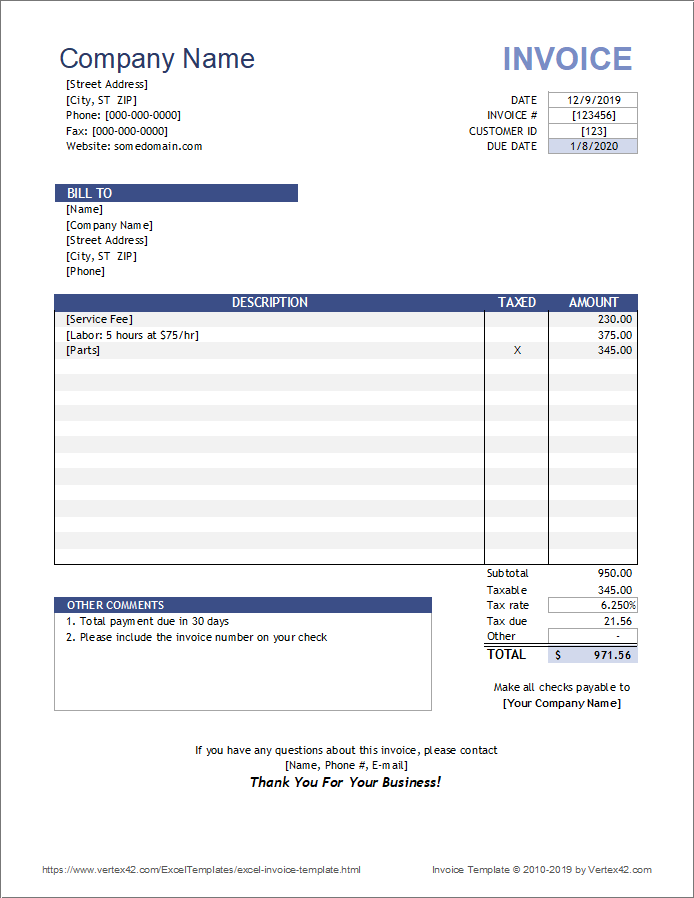
#> input picture invoice.png, 694 x 898 px
$ jupyter execute --allow-errors one.ipynb
#> lines starting #> are read from the running program, lines starting #| are printed output that depends on the picture; after the words box and inside, x2 and y2 are one past the last pixel; in counts of white or black regions, pixels touching at a corner belong together
[cell 1]
import pytesseract
from PIL import Image

pytesseract.pytesseract.tesseract_cmd = r"C:\Program Files\Tesseract-OCR\tesseract.exe"

img = Image.open("invoice.png")
#> img is the input picture: PIL image 694x898 P; mean R, G, B 241.1, 241.8, 243.9

#> (the rest of this cell did not finish here and is left out)

[cell 2]
import cv2
import pytesseract
from PIL import Image

pytesseract.pytesseract.tesseract_cmd = r"C:\Program Files\Tesseract-OCR\tesseract.exe"

image = cv2.imread("invoice.png")

# Convert to grayscale
gray = cv2.cvtColor(image, cv2.COLOR_BGR2GRAY)
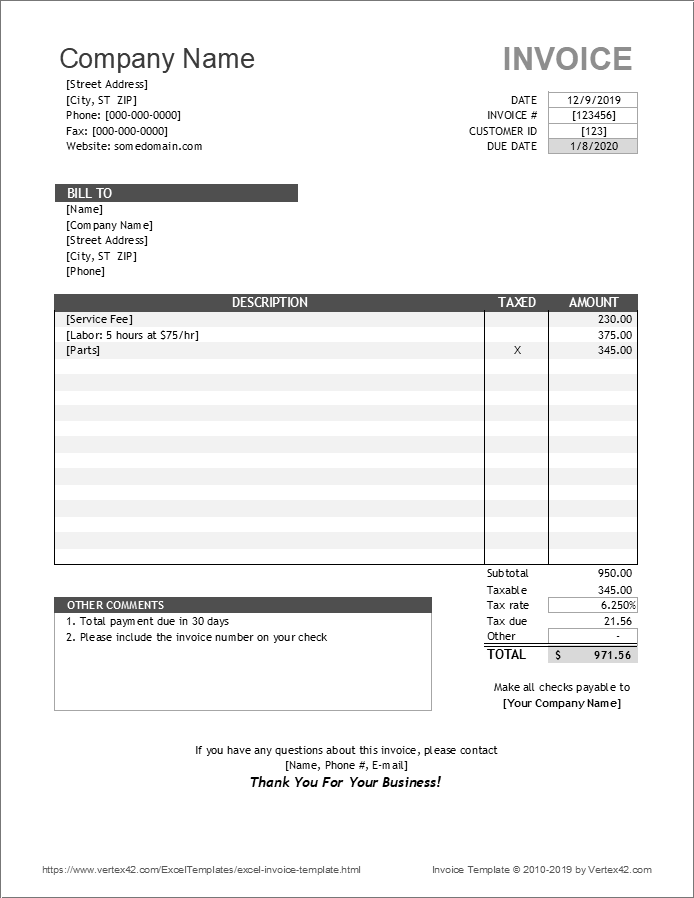
#> gray: shape (898, 694); min 0, max 255, mean 241.9

# Increase contrast
gray = cv2.convertScaleAbs(gray, alpha=1.5, beta=0)
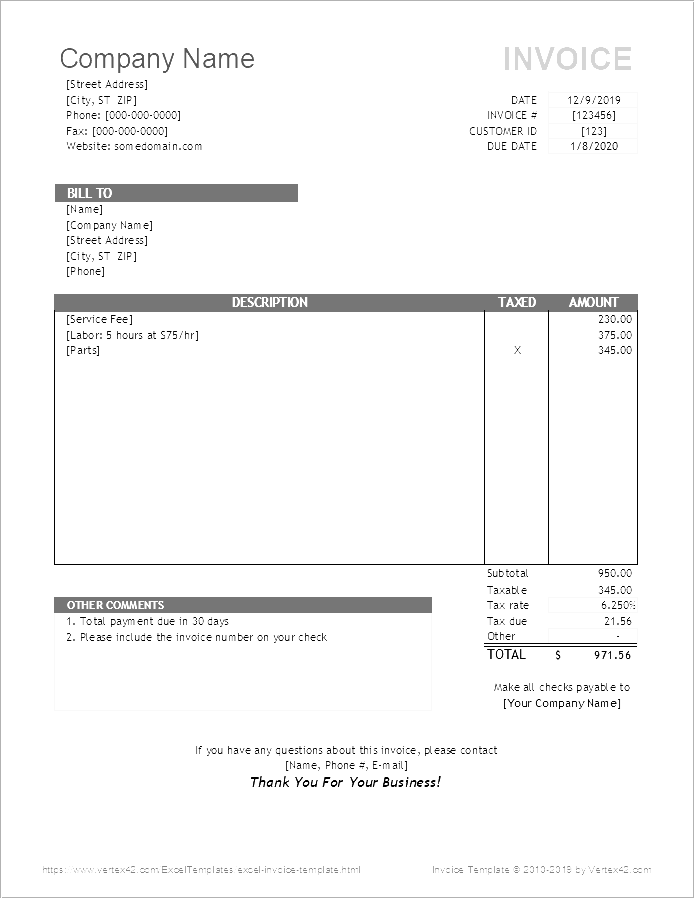
#> gray: shape (898, 694); min 0, max 255, mean 246.8

# Threshold (makes text more clear)
_, thresh = cv2.threshold(gray, 150, 255, cv2.THRESH_BINARY)
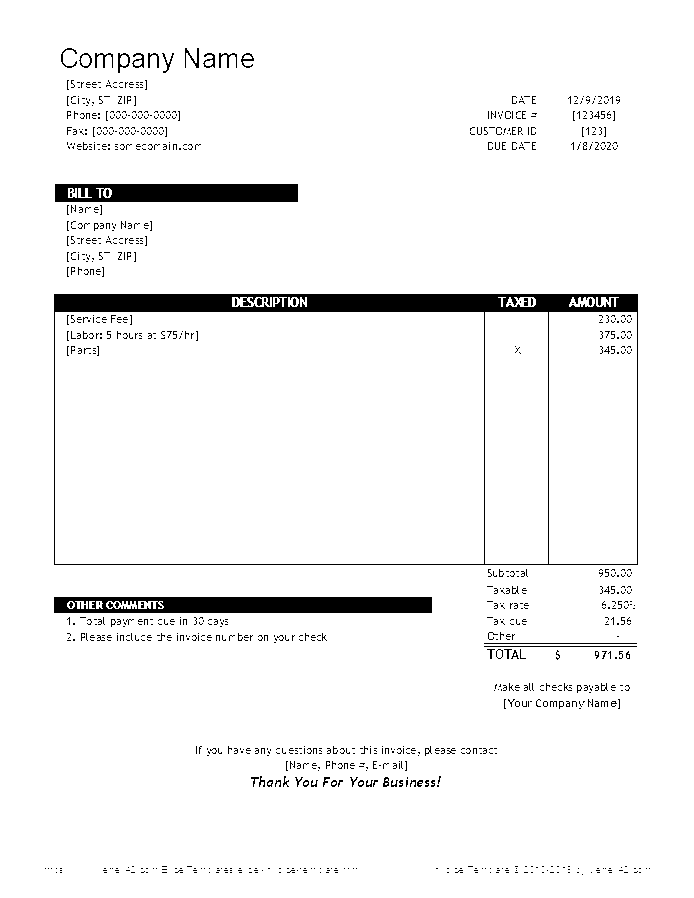
#> thresh: shape (898, 694); 95.4% white; 1031 black regions (979 under 20 px), largest, box (x1, y1, x2, y2) and area: (54, 294, 638, 565) 11011, (54, 597, 432, 613) 5526, (55, 184, 298, 202) 4123

# Save temporary
cv2.imwrite("processed.png", thresh)

# OCR
#> (the rest of this cell did not finish here and is left out)
